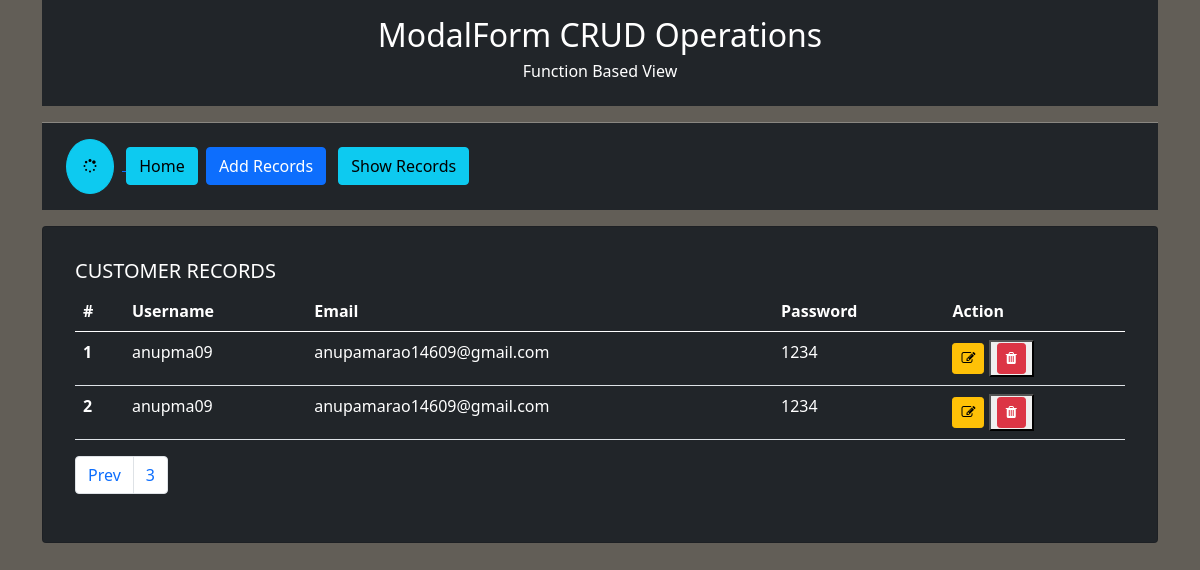
/?page=3, run on the app's committed database.
### crudapp/models.py (models this page shows, shortened)
class User(models.Model):
    name = models.CharField(max_length=70)
    email = models.EmailField(max_length=100)
    password = models.CharField(max_length=100)
    publish = models.BooleanField(default=True)
    timeStamp = models.DateTimeField(auto_now_add=True)

### crudapp/views.py (the view, shortened to what this page needs)
# urls.py: path('', views.add_show, name='home'),
def add_show(request):
    error = ""
    form = UserRecordsManagement()
    paginated_records = User.objects.all().order_by('-timeStamp')
    records = Paginator(paginated_records.filter(publish=True),4)
    page= request.GET.get('page')
    try:
        records = records.page(page)
    except PageNotAnInteger:
        records  = records.page(1)
    except EmptyPage:
        records  = records.page(records.num_pages)
    context = {
        'form':form,
        'records':records,
        }
    return render(request, 'crudapp/showadded.html',context)

### crudapp/templates/crudapp/showadded.html (shortened to what this page needs)
{% extends 'base.html' %}
{% block content %}
<div class="row my-3">
    <div class="col-lg-12">
        <div class="card bg-dark p-3 text-white">
            <div class="card-body">
            {% if records %}
              <h5 class="card-title">CUSTOMER RECORDS </h5>
              <table class="table text-white">
                <thead>
                  <tr>
                    <th scope="col">#</th>
                    <th scope="col">Username</th>
                    <th scope="col">Email</th>
                    <th scope="col">Password</th>
                    <th scope="col">Action</th>
                  </tr>
                </thead>
                <tbody>
                        {% for record in records %}
                        <tr>
                            <th scope="row">{{forloop.counter}}</th>
                            <td>{{record.name}}</td>
                            <td>{{record.email}}</td>
                            <td>{{record.password}}</td>
                            <td>
                           <a href="{% url 'update-record' record.id %}"><i class="btn btn-warning btn-sm fa fa-edit" aria-hidden="true"></i></a>
                             <form action="{% url 'delete-record' record.id %}" method="post" class="d-inline">{% csrf_token %}
                              <button type="submit">
                              <i class="btn btn-danger btn-sm fa fa-trash" aria-hidden="true"></i>
                              </button>
                             </form>
                            </td>
                          </tr>
                        {% endfor %}
                    {% else %}
                     <div class="alert alert-warning" role="alert">
                        <strong>No Records Available In No Records Available In Database <i class="fa fa-database" aria-hidden="true"></i></strong>
                      </div>
                    {% endif %}
                </tbody>
              </table>
<nav aria-label="Page navigation example">
  <ul class="pagination my-3 ">
  {% if records.has_previous %}
    <li class="page-item">
      <a class="page-link" href="?page={{records.previous_page_number}}">Prev</a>
    </li>
   {% endif %}
    <li class="page-item"><a class="page-link" href="#">{{records.number}}</a></li>
  </ul>
</nav>
</div>
          </div>
    </div>
</div>
{% endblock content %}

### crudapp/static/crudapp/css/style.css (style rules this page uses)
body { background-color: rgb(98, 94, 87); }

### data on the page
User: name "anupma09", email "anupamarao14609@gmail.com", password "1234"
User: name "anupma09", email "anupamarao14609@gmail.com", password "1234"

### other printed values
{{ records.number }} "3"
